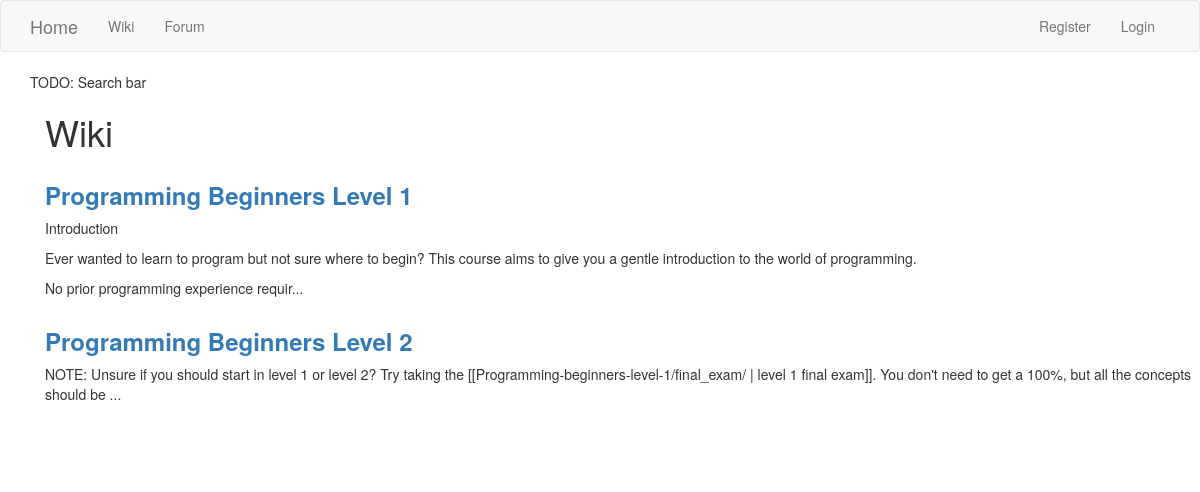
The app's page /wiki/, older data.
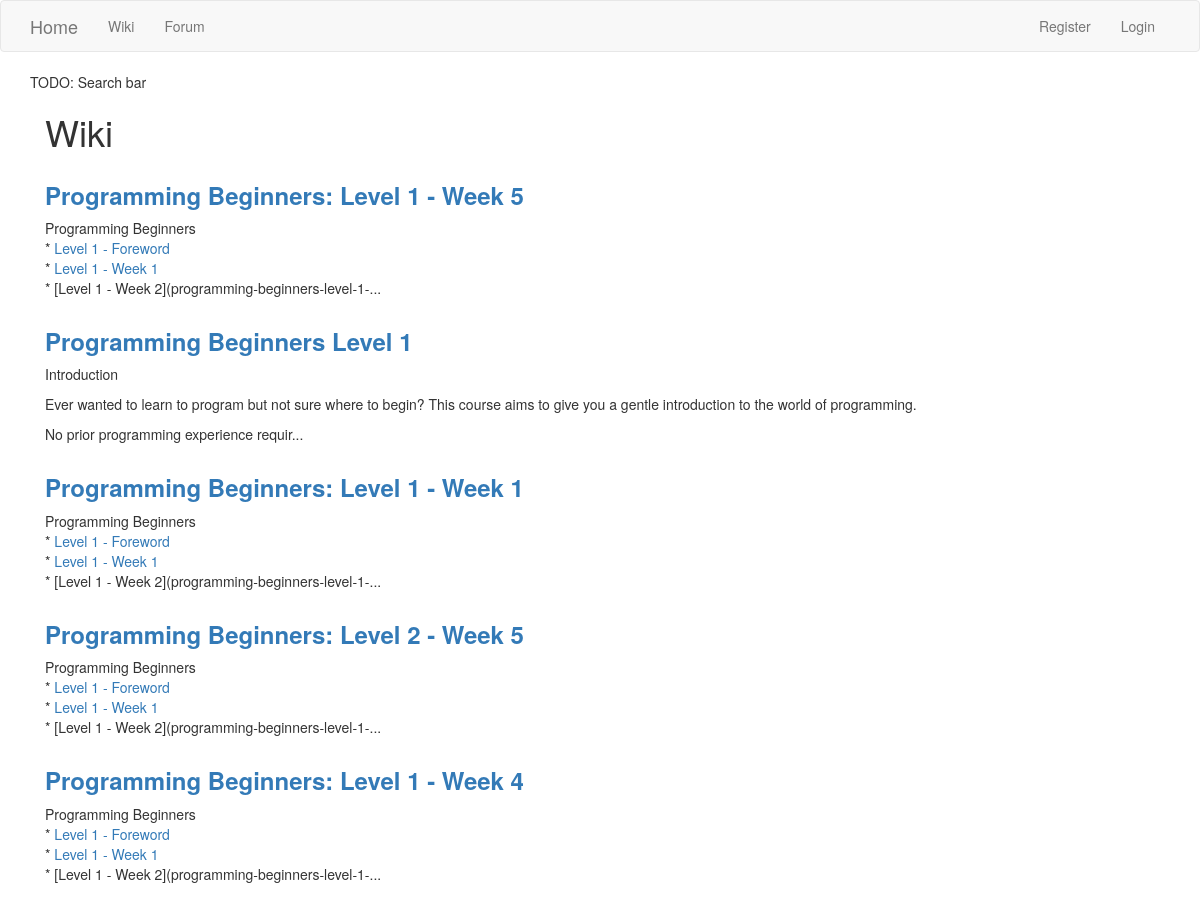
The same page, newer data.
### personal_site/wiki/models.py (models this page shows, shortened)
class WikiPage(db.Model):
    id = db.Column(db.Integer, primary_key=True)
    idname = db.Column(db.String(64), index=True, unique=True)
    name = db.Column(db.String(64))
    content = db.Column(db.Text)
    created_at = db.Column(db.DateTime)
    last_modified_at = db.Column(db.DateTime)
    creator_id = db.Column(db.Integer, db.ForeignKey("user.id"))
    creator = db.relationship("User", foreign_keys=[creator_id])
    last_editor_id = db.Column(db.Integer, db.ForeignKey("user.id"))
    last_editor = db.relationship("User", foreign_keys=[last_editor_id])
    views = db.Column(db.Integer)
    @property
    def preview(self):
        contents = self.content[:200].replace("#", "") + "..."
        return MD.convert(contents)

### personal_site/wiki/controllers.py (the view)
@wiki.route("/")
def index():
    most_popular = models.WikiPage.query.order_by(
        models.WikiPage.views.desc()).limit(5).all()
    return flask.render_template("wiki/index.html", most_popular=most_popular)

### personal_site/templates/wiki/index.html
{% extends "wiki/base.html" %}
{% block wiki_content %}
    <h1>Wiki</h1>
    <div class="container">
        {% for wikipage in most_popular %}
        <div class="row">
            <h3>
                <a href="{{ url_for("wiki.view", page_idname=wikipage.idname) }}"><b>{{ wikipage.name }}</b></a>
            </h3>
            <p>{{ wikipage.preview|safe }}</p>
        </div>
        {% endfor %}
    </div>
{% endblock %}

### personal_site/templates/wiki/base.html (shortened to what this page needs)
{% extends "base.html" %}
{%  block app_content %}
    <div class="row">
        TODO: Search bar
    </div>
    {% block wiki_content %}{% endblock %}
{% endblock %}

### personal_site/templates/base.html (shortened to what this page needs)
{% extends "bootstrap/base.html" %}
{% block head %}
    {{ super() }}
{% endblock %}
{% block styles %}
    {{ super() }}
{% endblock %}
{% block navbar %}
    {% include "partials/_nav.html" %}
{% endblock %}
{% block content %}
    <div class="container">
        {% block no_container %}
            <div class="container" style="padding-bottom:50px">
                {% block app_content %}{% endblock %}
            </div>
        {% endblock %}
    </div>
{% endblock %}

### personal_site/templates/partials/_nav.html (shortened to what this page needs)
    <nav class="navbar navbar-default">
        <div class="container">
            <div class="navbar-header">
                <a class="navbar-brand" href="{{ url_for("default.home") }}">Home</a>
            </div>
            <div class="collapse navbar-collapse" id="bs-primary-navbar">
                <ul class="nav navbar-nav">
                    <li class="nav-item"><a class="nav-link" href="{{ url_for("wiki.index") }}">Wiki</a></li>
                    <li class="nav-item"><a class="nav-link" href="{{ url_for("forum.index") }}">Forum</a></li>
                </ul>
                <ul class="nav navbar-nav navbar-right">
                    {% if current_user.is_anonymous %}
                        <li class="nav-item"><a class="nav-link" href="{{ url_for("auth.register") }}">Register</a></li>
                        <li class="nav-item"><a class="nav-link" href="{{ url_for("auth.login") }}">Login</a></li>
                    {% endif %}
                </ul>
            </div>
        </div>
    </nav>

Row changes from the older to the newer data that the page shows:
no longer on this page (row edited): WikiPage: name "Programming Beginners Level 2", preview "NOTE: Unsure if you should start in level 1 or level 2? Try taking the [[Programming-beginners-level-1/final_exam/ | level 1 final exam]]. You don't need to get a 100%, but all the concepts should be ..."
added WikiPage: name "Programming Beginners: Level 1 - Week 5", preview "Programming Beginners * Level 1 - Foreword * Level 1 - Week 1 * [Level 1 - Week 2](programming-beginners-level-1-..."
added WikiPage: name "Programming Beginners: Level 1 - Week 1", preview "Programming Beginners * Level 1 - Foreword * Level 1 - Week 1 * [Level 1 - Week 2](programming-beginners-level-1-..."
added WikiPage: name "Programming Beginners: Level 2 - Week 5", preview "Programming Beginners * Level 1 - Foreword * Level 1 - Week 1 * [Level 1 - Week 2](programming-beginners-level-1-..."
added WikiPage: name "Programming Beginners: Level 1 - Week 4", preview "Programming Beginners * Level 1 - Foreword * Level 1 - Week 1 * [Level 1 - Week 2](programming-beginners-level-1-..."
